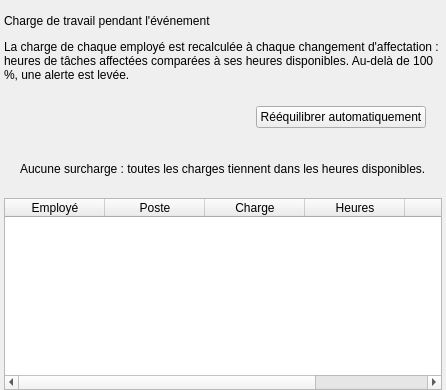
                 <widget class="QWidget" name="ongletCharge">
                  <attribute name="title">
                   <string>⏱  Charge de travail</string>
                  </attribute>
                  <layout class="QVBoxLayout" name="dispositionCharge" stretch="0,0,0,0,1">
                   <property name="spacing">
                    <number>12</number>
                   </property>
                   <property name="leftMargin">
                    <number>4</number>
                   </property>
                   <property name="topMargin">
                    <number>14</number>
                   </property>
                   <property name="rightMargin">
                    <number>4</number>
                   </property>
                   <property name="bottomMargin">
                    <number>0</number>
                   </property>
                   <item>
                    <widget class="QLabel" name="titreCharge">
                     <property name="texte" stdset="0">
                      <string notr="true">h2</string>
                     </property>
                     <property name="text">
                      <string>Charge de travail pendant l'événement</string>
                     </property>
                    </widget>
                   </item>
                   <item>
                    <widget class="QLabel" name="explicationCharge">
                     <property name="texte" stdset="0">
                      <string notr="true">discret</string>
                     </property>
                     <property name="wordWrap">
                      <bool>true</bool>
                     </property>
                     <property name="text">
                      <string>La charge de chaque employé est recalculée à chaque changement d'affectation : heures de tâches affectées comparées à ses heures disponibles. Au-delà de 100 %, une alerte est levée.</string>
                     </property>
                    </widget>
                   </item>
                   <item>
                    <widget class="QFrame" name="cadreAlerte">
                     <layout class="QHBoxLayout" name="dispositionAlerte" stretch="1,0">
                      <property name="leftMargin">
                       <number>16</number>
                      </property>
                      <property name="topMargin">
                       <number>12</number>
                      </property>
                      <property name="rightMargin">
                       <number>16</number>
                      </property>
                      <property name="bottomMargin">
                       <number>12</number>
                      </property>
                      <item>
                       <widget class="QLabel" name="texteAlerte">
                        <property name="textFormat">
                         <enum>Qt::RichText</enum>
                        </property>
                        <property name="wordWrap">
                         <bool>true</bool>
                        </property>
                       </widget>
                      </item>
                      <item alignment="Qt::AlignTop">
                       <widget class="QPushButton" name="boutonEquilibrer">
                        <property name="cursor">
                         <cursorShape>PointingHandCursor</cursorShape>
                        </property>
                        <property name="text">
                         <string>Rééquilibrer automatiquement</string>
                        </property>
                        <property name="variante" stdset="0">
                         <string notr="true">primaire</string>
                        </property>
                       </widget>
                      </item>
                     </layout>
                    </widget>
                   </item>
                   <item>
                    <widget class="QFrame" name="cadreOk">
                     <layout class="QHBoxLayout" name="dispositionOk">
                      <property name="leftMargin">
                       <number>16</number>
                      </property>
                      <property name="topMargin">
                       <number>10</number>
                      </property>
                      <property name="rightMargin">
                       <number>16</number>
                      </property>
                      <property name="bottomMargin">
                       <number>10</number>
                      </property>
                      <item>
                       <widget class="QLabel" name="texteOk">
                        <property name="text">
                         <string>Aucune surcharge : toutes les charges tiennent dans les heures disponibles.</string>
                        </property>
                       </widget>
                      </item>
                     </layout>
                    </widget>
                   </item>
                   <item>
                    <widget class="QTableWidget" name="tableCharge">
                     <property name="editTriggers">
                      <set>QAbstractItemView::NoEditTriggers</set>
                     </property>
                     <property name="selectionMode">
                      <enum>QAbstractItemView::NoSelection</enum>
                     </property>
                     <property name="selectionBehavior">
                      <enum>QAbstractItemView::SelectRows</enum>
                     </property>
                     <property name="verticalScrollMode">
                      <enum>QAbstractItemView::ScrollPerPixel</enum>
                     </property>
                     <property name="horizontalScrollMode">
                      <enum>QAbstractItemView::ScrollPerPixel</enum>
                     </property>
                     <property name="showGrid">
                      <bool>false</bool>
                     </property>
                     <property name="wordWrap">
                      <bool>false</bool>
                     </property>
                     <attribute name="horizontalHeaderMinimumSectionSize">
                      <number>50</number>
                     </attribute>
                     <attribute name="horizontalHeaderHighlightSections">
                      <bool>false</bool>
                     </attribute>
                     <attribute name="verticalHeaderVisible">
                      <bool>false</bool>
                     </attribute>
                     <attribute name="verticalHeaderDefaultSectionSize">
                      <number>46</number>
                     </attribute>
                     <column>
                      <property name="text">
                       <string>Employé</string>
                      </property>
                     </column>
                     <column>
                      <property name="text">
                       <string>Poste</string>
                      </property>
                     </column>
                     <column>
                      <property name="text">
                       <string>Charge</string>
                      </property>
                     </column>
                     <column>
                      <property name="text">
                       <string>Heures</string>
                      </property>
                     </column>
                     <column>
                      <property name="text">
                       <string>État</string>
                      </property>
                     </column>
                     <column>
                      <property name="text">
                       <string>Tâches affectées</string>
                      </property>
                     </column>
                    </widget>
                   </item>
                  </layout>
                 </widget>
